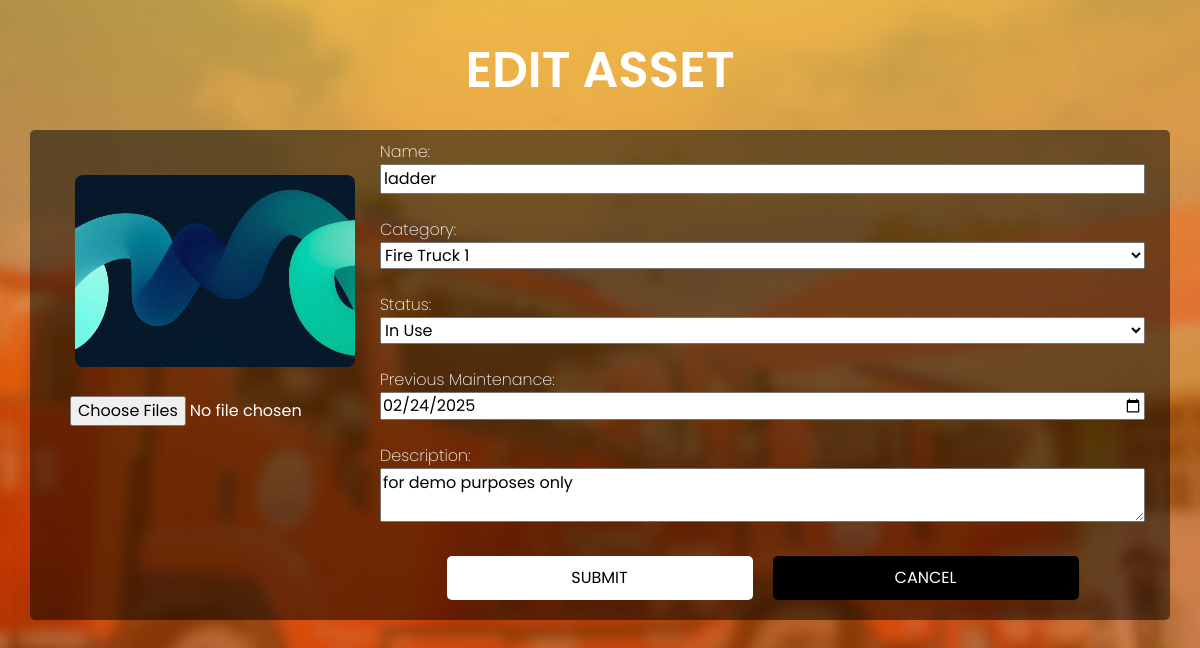
The app's page /assets/AssetEdit.php?id=27 (signed in) with its own data.
### tables this page shows
CREATE TABLE `assets_image` (
  `asset_id` int(11) NOT NULL,
  `img_path` varchar(128) NOT NULL
);

CREATE TABLE `assets` (
  `asset_id` int(11) NOT NULL,
  `assetcategory_id` int(11) DEFAULT NULL,
  `asset_name` varchar(100) NOT NULL,
  `description` text DEFAULT NULL,
  `status` enum('Available','In Use','Maintenance','Damaged') DEFAULT 'Available',
  `last_maintenance_date` date DEFAULT NULL
);

### assets/AssetEdit.php (the view, shortened to what this page needs)
<?php
include('../includes/config.php');
$id = $_GET['id'];
$sql = "SELECT * FROM assets WHERE asset_id = ?";
$stmt = $conn->prepare($sql);
$stmt->bind_param("i", $id);
$stmt->execute();
$result = $stmt->get_result();
$asset = $result->fetch_assoc();
?>
<!DOCTYPE html>
<html lang="en">
<head>
    <link rel="stylesheet" href="AssetEdit.css">
    <link href="https://cdn.jsdelivr.net/npm/bootstrap@5.3.0/dist/css/bootstrap.min.css" rel="stylesheet">
</head>
<body>
    <div class="asset-container">
        <h1 class="asset-header">EDIT ASSET</h1>
        <form class="asset-info" action="AssetUpdate.php" method="POST" enctype="multipart/form-data">
            <div class="asset-picture">
                <?php
                $asset_id = $asset['asset_id'];
                $img_query = "SELECT * FROM assets_image WHERE asset_id = $asset_id";
                $img_result = $conn->query($img_query);
                while ($img_row = $img_result->fetch_assoc()) {
                    echo '<img src="../' . $img_row['img_path'] . '" width="100" height="100" style="margin:5px;">';
                }
                ?><br>
                <input type="file" name="images[]" multiple><br>
            </div>
            <div class="asset-details">
                <label>Name:</label>
                <input type="text" name="asset_name" value="<?php echo htmlspecialchars($asset['asset_name']); ?>" required><br>
                <label>Category:</label>
                <select name="assetcategory_id">
                    <option value="1" <?php if ($asset['assetcategory_id'] == 1) echo 'selected'; ?>>Fire Truck 1</option>
                </select><br>
                <label>Status:</label>
                <select name="status">
                    <option value="In Use" <?php if ($asset['status'] == 'In Use') echo 'selected'; ?>>In Use</option>
                </select><br>
                <label>Previous Maintenance:</label>
                <input type="date" name="last_maintenance_date" value="<?php echo $asset['last_maintenance_date']; ?>"><br>
                <label>Description:</label>
                <textarea name="description"><?php echo htmlspecialchars($asset['description']); ?></textarea><br>
                <div class="asset-button">
                    <button type="submit" class="update-btn">SUBMIT</button>
                    <a href="FireTruck1.php" class="cancel-btn">CANCEL</a>
                </div>
            </div>
        </form>
    </div>
</body>
</html>

### assets/AssetEdit.css (style rules this page uses)
html { font-family: Poppins, 'Segoe UI', Tahoma, Geneva, Verdana, sans-serif; }
body { background: url('LoginRegister.png') no-repeat center center/cover; min-height: 100vh; min-height: 100dvh; }
.asset-container { display: flex; flex-direction: column; margin: 20px; font-family: Poppins, 'Segoe UI', Tahoma, Geneva, Verdana, sans-serif; }
.asset-header { font-size: 50px; text-align: center; font-weight: 600; margin-bottom: 20px; margin-top: 20px; color: white; }
.asset-info { display: flex; flex-direction: row; background-color: rgba(0, 0, 0, 0.5); border-radius: 5px; padding: 10px; margin: 10px; color: white; overflow: hidden; }
.asset-picture { display: flex; flex-direction: column; height: 300px; width: 300px; padding: 10px; margin: 20px; }
.asset-picture img { width: 100%; height: 100%; object-fit: cover; border-radius: 8px; }
.asset-details { display: flex; flex-direction: column; align-items: left; justify-content: left; margin-right: 15px; color: white; font: 50px; font-weight: 200; width: 100%; }
.asset-button { display: flex; flex-direction: row; align-items: center; justify-content: center; }
.cancel-btn { display: flex; flex-direction: row; align-items: center; justify-content: center; padding: 10px; margin: 10px; text-decoration: none; font-weight: 400; color: white; background-color: black; border-radius: 5px; width: 40%; }
.update-btn { display: flex; flex-direction: row; align-items: center; justify-content: center; padding: 10px; margin: 10px; text-decoration: none; font-weight: 400; color: black; background-color: white; border-radius: 5px; width: 40%; border: none; }

### records on screen
assets_image: img_path (picture)
assets: asset_name "ladder", assetcategory_id "Fire Truck 1", status "In Use", last_maintenance_date "02/24/2025", description "for demo purposes only"
